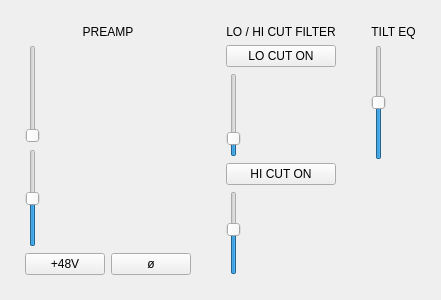
               <widget class="QWidget" name="pageInput">
                <layout class="QHBoxLayout" name="inpLayout" stretch="10,12,8">
                 <property name="spacing">
                  <number>15</number>
                 </property>
                 <property name="leftMargin">
                  <number>15</number>
                 </property>
                 <property name="topMargin">
                  <number>15</number>
                 </property>
                 <property name="rightMargin">
                  <number>15</number>
                 </property>
                 <property name="bottomMargin">
                  <number>15</number>
                 </property>
                 <item>
                  <widget class="QFrame" name="preampBox">
                   <property name="cls" stdset="0">
                    <string>DetailSectionBox</string>
                   </property>
                   <layout class="QVBoxLayout" name="preLayout" stretch="0,1,1,0">
                    <property name="leftMargin">
                     <number>10</number>
                    </property>
                    <property name="topMargin">
                     <number>10</number>
                    </property>
                    <property name="rightMargin">
                     <number>10</number>
                    </property>
                    <property name="bottomMargin">
                     <number>10</number>
                    </property>
                    <item>
                     <widget class="QLabel" name="preampTitle">
                      <property name="text">
                       <string>PREAMP</string>
                      </property>
                      <property name="alignment">
                       <set>Qt::AlignCenter</set>
                      </property>
                     </widget>
                    </item>
                    <item>
                     <widget class="RotaryKnob" name="inpGainKnob">
                      <property name="minimum">
                       <number>0</number>
                      </property>
                      <property name="maximum">
                       <number>120</number>
                      </property>
                      <property name="value">
                       <number>0</number>
                      </property>
                      <property name="defaultValue" stdset="0">
                       <double>0.000000000000000</double>
                      </property>
                      <property name="label" stdset="0">
                       <string>GAIN</string>
                      </property>
                     </widget>
                    </item>
                    <item>
                     <widget class="RotaryKnob" name="inpTrimKnob">
                      <property name="minimum">
                       <number>-24</number>
                      </property>
                      <property name="maximum">
                       <number>24</number>
                      </property>
                      <property name="value">
                       <number>0</number>
                      </property>
                      <property name="defaultValue" stdset="0">
                       <double>0.000000000000000</double>
                      </property>
                      <property name="label" stdset="0">
                       <string>TRIM</string>
                      </property>
                     </widget>
                    </item>
                    <item>
                     <layout class="QHBoxLayout" name="preBtns">
                      <item>
                       <widget class="QPushButton" name="inpPhantomBtn">
                        <property name="text">
                         <string>+48V</string>
                        </property>
                        <property name="checkable">
                         <bool>true</bool>
                        </property>
                        <property name="cls" stdset="0">
                         <string>RedLedBtn</string>
                        </property>
                       </widget>
                      </item>
                      <item>
                       <widget class="QPushButton" name="inpPhaseBtn">
                        <property name="text">
                         <string>ø</string>
                        </property>
                        <property name="checkable">
                         <bool>true</bool>
                        </property>
                        <property name="cls" stdset="0">
                         <string>OrangeLedBtn</string>
                        </property>
                       </widget>
                      </item>
                     </layout>
                    </item>
                   </layout>
                  </widget>
                 </item>
                 <item>
                  <widget class="QFrame" name="filterBox">
                   <property name="cls" stdset="0">
                    <string>DetailSectionBox</string>
                   </property>
                   <layout class="QVBoxLayout" name="filtLayout" stretch="0,0,1,0,1">
                    <property name="leftMargin">
                     <number>10</number>
                    </property>
                    <property name="topMargin">
                     <number>10</number>
                    </property>
                    <property name="rightMargin">
                     <number>10</number>
                    </property>
                    <property name="bottomMargin">
                     <number>10</number>
                    </property>
                    <item>
                     <widget class="QLabel" name="filterTitle">
                      <property name="text">
                       <string>LO / HI CUT FILTER</string>
                      </property>
                      <property name="alignment">
                       <set>Qt::AlignCenter</set>
                      </property>
                     </widget>
                    </item>
                    <item>
                     <widget class="QPushButton" name="inpLoCutBtn">
                      <property name="text">
                       <string>LO CUT ON</string>
                      </property>
                      <property name="checkable">
                       <bool>true</bool>
                      </property>
                      <property name="cls" stdset="0">
                       <string>TealLedBtn</string>
                      </property>
                     </widget>
                    </item>
                    <item>
                     <widget class="RotaryKnob" name="inpLoCutFreqKnob">
                      <property name="minimum">
                       <number>20</number>
                      </property>
                      <property name="maximum">
                       <number>400</number>
                      </property>
                      <property name="value">
                       <number>80</number>
                      </property>
                      <property name="defaultValue" stdset="0">
                       <double>80.000000000000000</double>
                      </property>
                      <property name="label" stdset="0">
                       <string>LO FREQ</string>
                      </property>
                     </widget>
                    </item>
                    <item>
                     <widget class="QPushButton" name="inpHiCutBtn">
                      <property name="text">
                       <string>HI CUT ON</string>
                      </property>
                      <property name="checkable">
                       <bool>true</bool>
                      </property>
                      <property name="cls" stdset="0">
                       <string>TealLedBtn</string>
                      </property>
                     </widget>
                    </item>
                    <item>
                     <widget class="RotaryKnob" name="inpHiCutFreqKnob">
                      <property name="minimum">
                       <number>2000</number>
                      </property>
                      <property name="maximum">
                       <number>20000</number>
                      </property>
                      <property name="value">
                       <number>12000</number>
                      </property>
                      <property name="defaultValue" stdset="0">
                       <double>12000.000000000000000</double>
                      </property>
                      <property name="label" stdset="0">
                       <string>HI FREQ</string>
                      </property>
                     </widget>
                    </item>
                   </layout>
                  </widget>
                 </item>
                 <item>
                  <widget class="QFrame" name="tiltBox">
                   <property name="cls" stdset="0">
                    <string>DetailSectionBox</string>
                   </property>
                   <layout class="QVBoxLayout" name="tiltLayout" stretch="0,1,1">
                    <property name="leftMargin">
                     <number>10</number>
                    </property>
                    <property name="topMargin">
                     <number>10</number>
                    </property>
                    <property name="rightMargin">
                     <number>10</number>
                    </property>
                    <property name="bottomMargin">
                     <number>10</number>
                    </property>
                    <item>
                     <widget class="QLabel" name="tiltTitle">
                      <property name="text">
                       <string>TILT EQ</string>
                      </property>
                      <property name="alignment">
                       <set>Qt::AlignCenter</set>
                      </property>
                     </widget>
                    </item>
                    <item>
                     <widget class="RotaryKnob" name="inpTiltKnob">
                      <property name="minimum">
                       <number>-60</number>
                      </property>
                      <property name="maximum">
                       <number>60</number>
                      </property>
                      <property name="value">
                       <number>0</number>
                      </property>
                      <property name="defaultValue" stdset="0">
                       <double>0.000000000000000</double>
                      </property>
                      <property name="label" stdset="0">
                       <string>TILT</string>
                      </property>
                     </widget>
                    </item>
                    <item>
                     <spacer name="tiltSpacer">
                      <property name="orientation">
                       <enum>Qt::Vertical</enum>
                      </property>
                      <property name="sizeHint" stdset="0">
                       <size>
                        <width>0</width>
                        <height>0</height>
                       </size>
                      </property>
                     </spacer>
                    </item>
                   </layout>
                  </widget>
                 </item>
                </layout>
               </widget>
